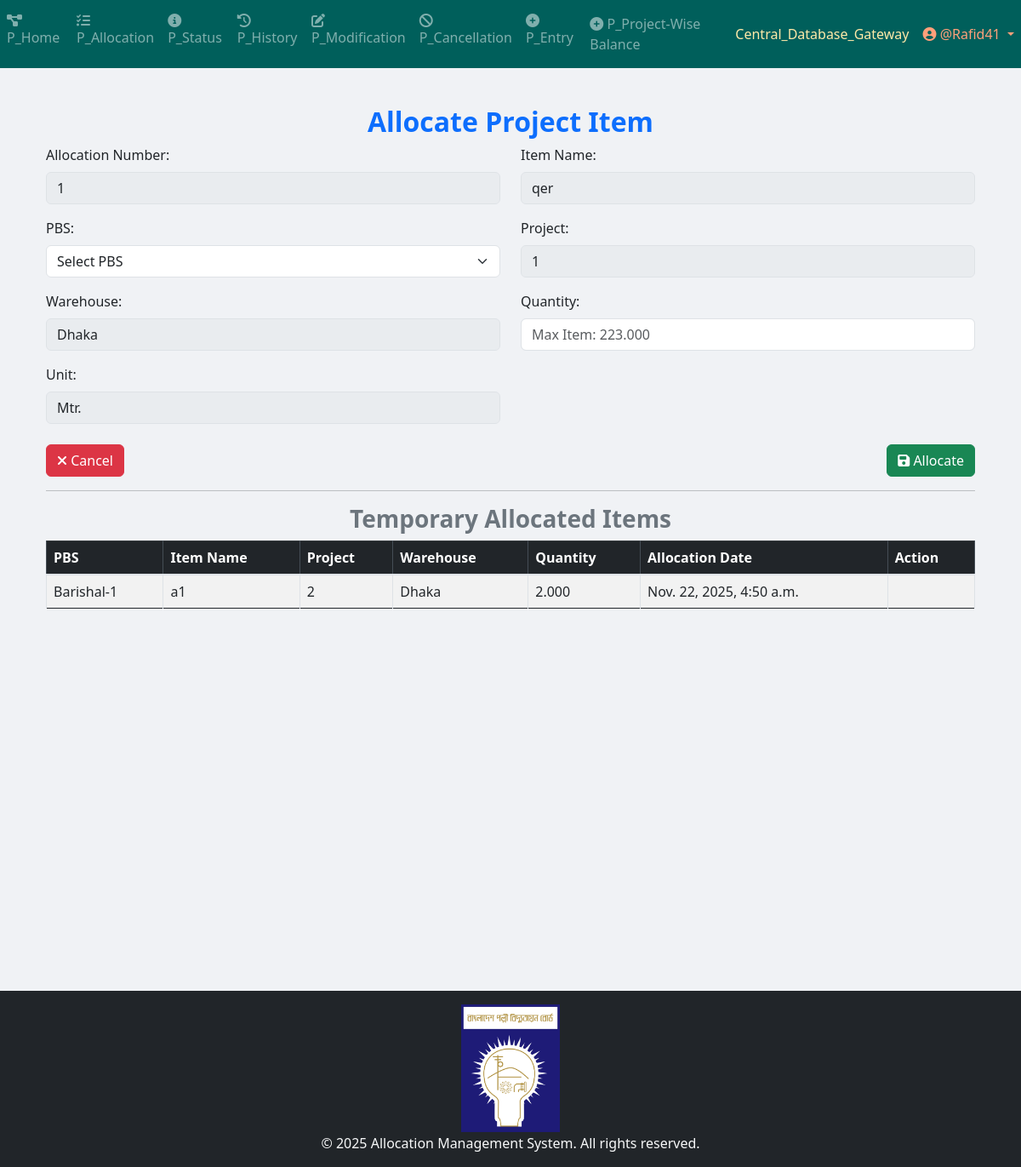
The page /project/project_allocation/allocate_item/1/12/ (signed in) on the database as committed earlier.
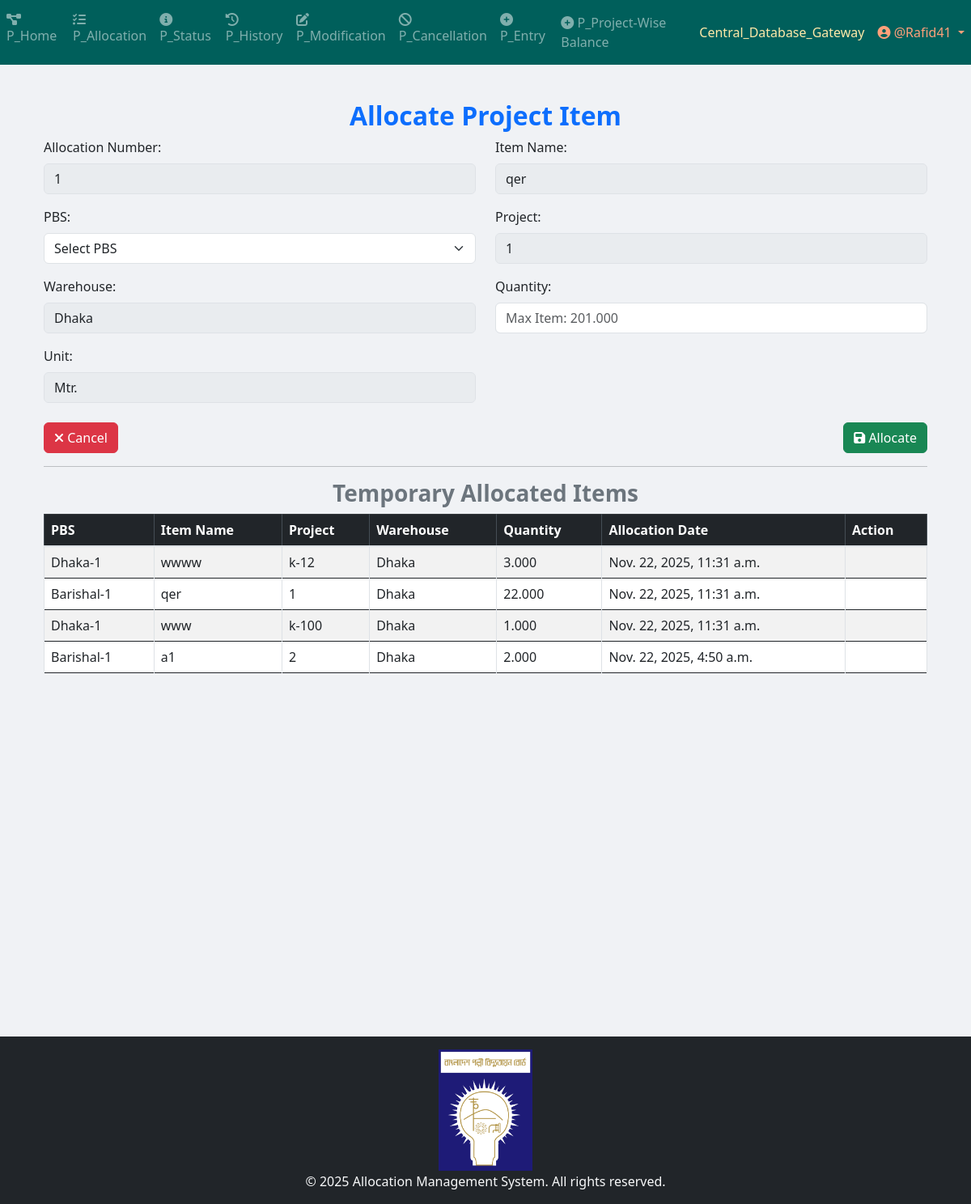
The same page on the database as committed later.
### Project_App_Allocation/models.py (models this page shows, shortened)
class Allocation_Number(models.Model):
    allocation_no = models.IntegerField(unique=True)
    user = models.ForeignKey(User, on_delete=models.CASCADE, related_name="project_allocation_numbers")
    STATUS_CHOICES = [
        ("Pending Approval", "Pending Approval"),
        ("Allocated", "Allocated"),
        ("Cancelled", "Cancelled"),
        ("Modified", "Modified"),
    ]
    status = models.CharField(
        max_length=100, choices=STATUS_CHOICES, default="Pending Approval"
    )

class Temporary_Allocation(models.Model):
    allocation_no = models.ForeignKey(Allocation_Number, on_delete=models.CASCADE)  # Deletes related allocations when removed
    item_primary_key = models.BigIntegerField(null=True)
    pbs = models.ForeignKey(PBS, on_delete=models.CASCADE)
    project = models.ForeignKey(Project, on_delete=models.CASCADE)
    item = models.ForeignKey(Project_Item, on_delete=models.CASCADE)
    unit_of_item = models.TextField()
    warehouse = models.CharField(max_length=50)
    quantity = models.DecimalField(
        max_digits=20,
        decimal_places=3,
        default=0.00
    )
    created_at = models.DateTimeField(auto_now_add=True)

class PBS(models.Model):
    name = models.TextField(unique=True)

### Project_App_Entry/models.py (models this page shows, shortened)
class Project_Item(models.Model):
    WAREHOUSE_CHOICES = [
        ("Dhaka", "Dhaka"),
        ("Khulna", "Khulna"),
        ("Chittagong", "Chittagong"),
    ]
    UNIT_CHOICES = [
        ("Nos.", "Nos."),
        ("Mtr.", "Mtr."),
        ("Km.", "Km."),
        ("Set.", "Set."),
        ("Pair.", "Pair."),
        ("Kg", "Kg"),
        ("Lot", "Lot"),
        ("Pcs", "Pcs"),
        ("Coil", "Coil"),
        ("Box", "Box"),
        ("Feet", "Feet"),
        ("Liter", "Liter"),
        ("m3", "m3"),
        ("m2", "m2"),
        ("Ream", "Ream"),
        ("Bundle", "Bundle"),
        ("Carton", "Carton"),
    ]
    name = models.CharField(max_length=255)
    description = models.TextField(blank=True, null=True)
    warehouse = models.CharField(
        max_length=50, choices=WAREHOUSE_CHOICES, default="Dhaka"
    )
    unit_of_item = models.CharField(
        max_length=100, choices=UNIT_CHOICES, default="Nos."
    )  # Updated field
    quantity_of_item = models.DecimalField(
        max_digits=20,
        decimal_places=3,
        default=0.00
    )
    project = models.ForeignKey(
        Project,
        on_delete=models.SET_NULL,
        related_name="project_of_item",
        null=True,
    )
    created_at = models.DateTimeField(default=timezone.now)
    comments = models.TextField(blank=True, null=True)
    remarks_for_projectWiseBalance = models.TextField(blank=True, null=True)

class Project(models.Model):
    projectId = models.TextField(unique=True)

### Project_App_Allocation/views/Allocation_view.py (the view)
# urls.py: path('allocate_item/<int:allocation_id>/<int:item_id>/', views.allocate_item, name="allocate_item"),
@login_required
def allocate_item(request, allocation_id, item_id):
    item = get_object_or_404(Item, id=item_id)
    allocation_no_obj = get_object_or_404(Allocation_Number, id=allocation_id)
    pbss = PBS.objects.all()
    if request.method == "POST":
        form = TemporaryAllocationForm(request.POST)
        pbs_id = request.POST.get("pbs")
        quantity_str = request.POST.get("quantity")
        try:
            quantity = Decimal(quantity_str)
        except (TypeError, ValueError, InvalidOperation):
            messages.error(request, "Invalid quantity entered.")
            return redirect(
                "Project_App_Allocation:allocate_item",
                allocation_no=allocation_id,
                item_id=item.id,
            )
        existing_allocations = Temporary_Allocation.objects.filter(
            allocation_no=allocation_no_obj, item_primary_key=item.id
        )
        total_allocated = sum(existing.quantity for existing in existing_allocations)
        if quantity + total_allocated > item.quantity_of_item:
            messages.error(request, "Total allocated quantity exceeds available stock!")
        elif quantity <= 0:  # ✅ also catches negative values
            messages.error(request, "Quantity must be greater than zero.")
        elif not pbs_id:
            messages.error(request, "Please select a valid PBS before submitting.")
        else:
            allocation = form.save(commit=False)
            allocation.item = item
            allocation.item_primary_key = item.id
            allocation.project = item.project
            allocation.warehouse = item.warehouse
            allocation.pbs = get_object_or_404(PBS, id=pbs_id)
            allocation.allocation_no = allocation_no_obj
            allocation.unit_of_item = item.unit_of_item
            allocation.quantity = quantity  # ✅ store Decimal quantity
            if item.quantity_of_item >= quantity:
                allocation.save()
                item.quantity_of_item -= quantity
                item.save()
                messages.success(request, "Item allocated successfully!")
            else:
                messages.error(request, "Not enough stock available for allocation.")
            return redirect(
                "Project_App_Allocation:Search_and_Select", allocation_id=allocation_id
            )
    else:
        form = TemporaryAllocationForm()
    allocations = Temporary_Allocation.objects.filter(
        allocation_no=allocation_no_obj
    ).order_by("-created_at")
    return render(
        request,
        "Project_Templates/Project_App_Allocation/allocate_item.html",
        {
            "form": form,
            "item": item,
            "allocation_no_obj": allocation_no_obj,
            "pbss": pbss,
            "allocations": allocations,
        },
    )

### templates/Project_Templates/Project_App_Allocation/allocate_item.html (shortened to what this page needs)
{% extends 'base.html' %}
{% load crispy_forms_tags %}
{% load static %}
{% block body_block %}
<div class="container mt-4">
    <h2 class="text-primary text-center"><b>Allocate Project Item</b></h2>
    <form method="POST">
        <div class="row">
            <div class="col-md-6">
                <label>Allocation Number:</label>
                <input type="text" class="form-control" value="{{ allocation_no_obj.allocation_no }}" readonly>
            </div>
            <div class="col-md-6">
                <label>Item Name:</label>
                <input type="text" class="form-control" value="{{ item.name }}" readonly>
            </div>
        </div>
        <div class="row mt-3">
            <div class="col-md-6">
                <label>PBS:</label>
                <select name="pbs" class="form-select" required>
                    <option value="">Select PBS</option>
                </select>
            </div>
            <div class="col-md-6">
                <label>Project:</label>
                <input type="text" class="form-control" value="{{ item.project.projectId }}" readonly>
            </div>
        </div>
        <div class="row mt-3">
            <div class="col-md-6">
                <label>Warehouse:</label>
                <input type="text" class="form-control" value="{{ item.warehouse }}" readonly>
            </div>
            <div class="col-md-6">
                <label>Quantity:</label>
                <input type="number" name="quantity" class="form-control" step="0.001" min="0" placeholder="Max Item: {{ item.quantity_of_item }}" required>
            </div>
        </div>
        <div class="row mt-3">
            <div class="col-md-6">
                <label>Unit:</label>
                <input type="text" class="form-control" value="{{ item.unit_of_item }}" readonly>
            </div>
        </div>
        <div class="row mt-4 d-flex justify-content-between">
            <div class="col-md-6 text-start">
                <a href="{% url 'Project_App_Allocation:Search_and_Select' allocation_no_obj.id  %}" class="btn btn-danger">
                    <i class="fas fa-times"></i> Cancel
                </a>
            </div>
            <div class="col-md-6 text-end">
                <button type="submit" class="btn btn-success">
                    <i class="fas fa-save"></i> Allocate
                </button>
            </div>
        </div>
    </form>
    <hr>
    <h3 class="text-center text-secondary"><b>Temporary Allocated Items</b></h3>
    <div class="table-responsive" style="max-height: 400px; overflow-y: auto;">
        <table class="table table-bordered table-striped">
            <thead class="table-dark">
                <tr>
                    <th>PBS</th>
                    <th>Item Name</th>
                    <th>Project</th>
                    <th>Warehouse</th>
                    <th>Quantity</th>
                    <th>Allocation Date</th>
                    <th>Action</th>
                </tr>
            </thead>
            <tbody>
                {% for allocation in allocations %}
                <tr>
                    <td>{{ allocation.pbs.name }}</td>
                    <td>{{ allocation.item.name }}</td>
                    <td>{{ allocation.project.projectId }}</td>
                    <td>{{ allocation.warehouse }}</td>
                    <td>{{ allocation.quantity }}</td>
                    <td>{{ allocation.created_at }}</td>
                    <td class="text-center">
                    </td>
                </tr>
                {% empty %}
                <tr>
                    <td colspan="9" class="text-center text-danger">No Allocations Found</td>
                </tr>
                {% endfor %}
            </tbody>
        </table>
    </div>
</div>
{% endblock %}

### templates/base.html (shortened to what this page needs)
{% load static %}
{% load tz %}
<html lang="en">
    <head>
        <link
            rel="stylesheet"
            href="https://maxcdn.bootstrapcdn.com/bootstrap/4.4.1/css/bootstrap.min.css"
        />
        <link rel="stylesheet" href="https://cdnjs.cloudflare.com/ajax/libs/font-awesome/6.4.2/css/all.min.css">
        <link rel="stylesheet" href="https://cdn.jsdelivr.net/npm/bootstrap@5.3.0/dist/css/bootstrap.min.css">
        <link
            href="https://maxcdn.bootstrapcdn.com/font-awesome/4.7.0/css/font-awesome.min.css"
            rel="stylesheet"
        />
        <link
            href="https://cdnjs.cloudflare.com/ajax/libs/bootstrap-datetimepicker/4.17.47/css/bootstrap-datetimepicker.min.css"
            rel="stylesheet"
        />
        <link
            rel="stylesheet"
            href="//code.jquery.com/ui/1.12.1/themes/base/jquery-ui.css"
        />
        <link
            rel="stylesheet"
            href="https://cdn.jsdelivr.net/npm/flatpickr/dist/flatpickr.min.css"
        />
    </head>
    <body style="background-color: #f0f2f5;">
        {% include "partials/navbar.html" %}
        <div class="container" style="padding-top: 20px">
            {% block body_block %} {% endblock %}
        </div>
        {% include "partials/footer.html" %}
    </body>
</html>

### templates/partials/navbar.html (shortened to what this page needs)
{% load static %}
{% load nav_CDB_links_loader %}
{% external_link_from_static "Central_Database_Gateway.txt" as central_database_gateway_link %}
{% if request.path|slice:":9" == "/project/" %}
    <nav class="navbar navbar-expand-sm navbar-dark" style="background-color: #005F5B; color: #C4FFF9;">
        <div class="collapse navbar-collapse" id="navbarProject">
            <ul class="navbar-nav mr-auto">
                {% if user.is_authenticated %}
                                <li class="nav-item">
                                    <a class="nav-link" href="{% url 'Project_App_Home:project_home_page' %}">
                                        <i class="fas fa-project-diagram"></i> P_Home
                                    </a>
                                </li>                    {% if request.user.is_superuser or request.user.user_group.user_group_type == "Editor" %}
                    <li class="nav-item">
                        <a class="nav-link" href="{% url 'Project_App_Allocation:allocation_page' %}">
                            <i class="fas fa-tasks"></i> P_Allocation
                        </a>
                    </li>
                    {% endif %}
                    {% if request.user.is_superuser or request.user.user_group.user_group_type in "Editor View History and Status only" %}
                    <li class="nav-item">
                        <a class="nav-link" href="{% url 'Project_App_Status:status_page' %}">
                            <i class="fas fa-info-circle"></i> P_Status
                        </a>
                    </li>
                    {% endif %}
                    <li class="nav-item">
                        <a class="nav-link" href="{% url 'Project_App_History:history_page' %}">
                            <i class="fas fa-history"></i> P_History
                        </a>
                    </li>
                    {% if request.user.is_superuser or request.user.user_group.user_group_type == "Editor" %}
                    <li class="nav-item">
                        <a class="nav-link" href="{% url 'Project_App_Modification:modification_menu' %}">
                            <i class="fas fa-edit"></i> P_Modification
                        </a>
                    </li>
                    <li class="nav-item">
                        <a class="nav-link" href="{% url 'Project_App_Cancellation:cancellation' %}">
                            <i class="fas fa-ban"></i> P_Cancellation
                        </a>
                    </li>
                    <li class="nav-item">
                        <a class="nav-link" href="{% url 'Project_App_Entry:entry_page' %}">
                            <i class="fas fa-plus-circle"></i> P_Entry
                        </a>
                    </li>
                    <li class="nav-item">
                        <a class="nav-link" href="{% url 'Project_App_ProjectWiseBalance:project_list' %}">
                            <i class="fas fa-plus-circle"></i> P_Project-Wise Balance
                        </a>
                    </li>
                    {% endif %}
                {% endif %}
            </ul>
            <ul class="navbar-nav">
                {% if user.is_authenticated %}
                    {% if request.user.is_superuser or request.user.user_group.user_group_type == "Editor" %}
                        <li class="nav-item">
                            <a class="nav-link" style="color: #FFE9A8;" href="{{ central_database_gateway_link|default:'#' }}" target="_blank" rel="noopener noreferrer">Central_Database_Gateway</a>
                        </li>
                    {% endif %}
                    <li class="nav-item dropdown">
                        <a class="nav-link dropdown-toggle" style="color: #FFA07A;" href="#" id="userDropdown" role="button" data-toggle="dropdown">
                            <i class="fas fa-user-circle"></i> @{{ user.username }}
                        </a>
                    </li>
                {% else %}
                    <li class="nav-item {% if request.resolver_match.url_name == 'login' %}active{% endif %}">
                        <a class="nav-link" href="{% url 'App_Login:login' %}">
                            <i class="fas fa-sign-in-alt"></i> Login
                        </a>
                    </li>
                {% endif %}
            </ul>
        </div>
    </nav>
{% endif %}

### templates/partials/footer.html (shortened to what this page needs)
{% load static %}
<div class="footer-wrapper">
    <div class="footer-push"></div>
    <footer class="bg-dark text-light py-3">
        <div class="container text-center">
            <img src="{% static 'logo/BREB_Logo_hq.svg.png' %}" alt="Logo" style="height: 150px; margin-bottom: 1px;">
            <p class="mb-0">© {% now "Y" %} Allocation Management System. All rights reserved.</p>
        </div>
    </footer>
</div>

Rows that differ between the two databases and show on the page:
changed Project_Item "qer": quantity "Max Item: 223.000" → "Max Item: 201.000"
added Temporary_Allocation: pbs.name "Dhaka-1", item.name "wwww", project.projectId "k-12", warehouse "Dhaka", quantity "3.000", created_at "Nov. 22, 2025, 11:31 a.m."
added Temporary_Allocation: pbs.name "Barishal-1", item.name "qer", project.projectId "1", warehouse "Dhaka", quantity "22.000", created_at "Nov. 22, 2025, 11:31 a.m."
added Temporary_Allocation: pbs.name "Dhaka-1", item.name "www", project.projectId "k-100", warehouse "Dhaka", quantity "1.000", created_at "Nov. 22, 2025, 11:31 a.m."
